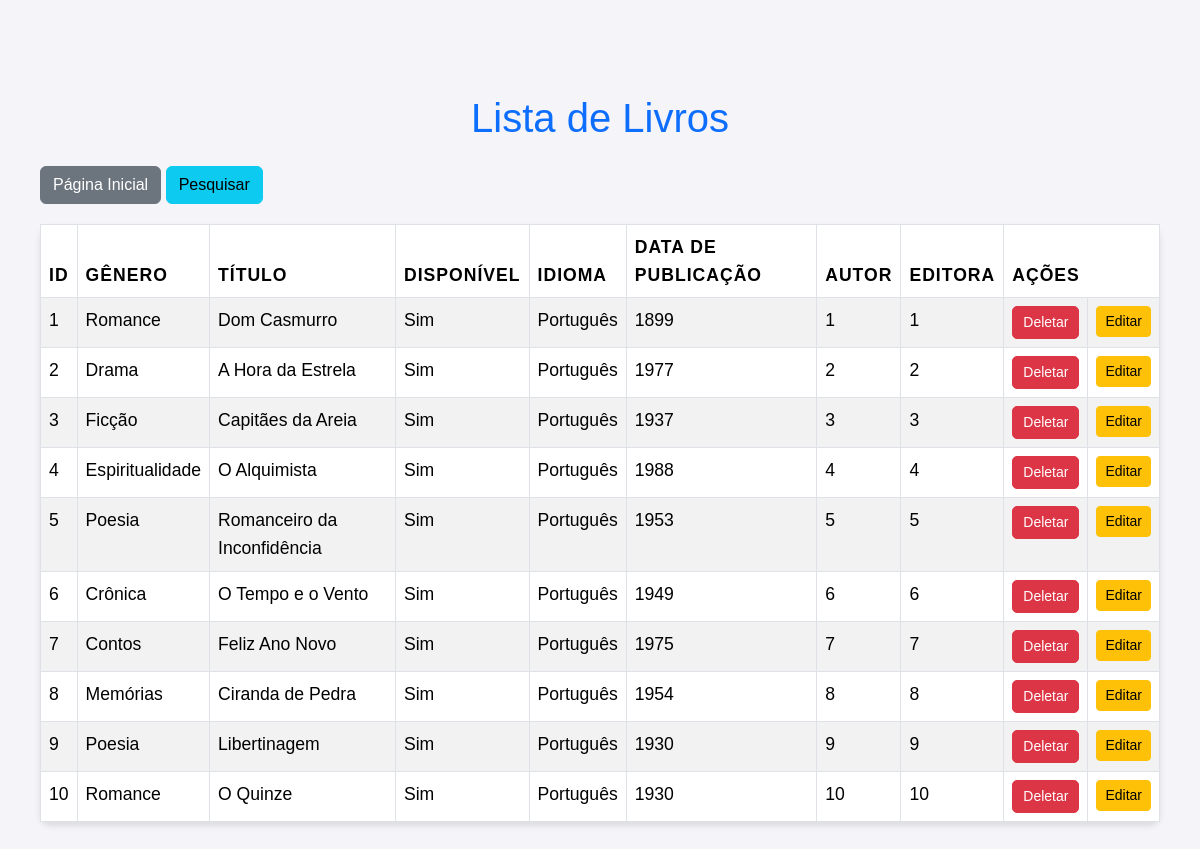
Screenshot of /livrosql.php with the database file from the repository.
### tables this page shows
CREATE TABLE IF NOT EXISTS `livro` (
  `idlivro` INT NOT NULL AUTO_INCREMENT,
  `genero` VARCHAR(100) NOT NULL,
  `titulo` VARCHAR(100) NOT NULL,
  `disponivel` TINYINT NOT NULL,
  `idioma` VARCHAR(30) NOT NULL,
  `data_de_publicacao` VARCHAR(45) NOT NULL,
  `autor_idautor` INT NOT NULL,
  `editora_ideditora` INT NOT NULL,
  PRIMARY KEY (`idlivro`),
  INDEX `fk_livro_autor1_idx` (`autor_idautor` ASC) VISIBLE,
  INDEX `fk_livro_editora1_idx` (`editora_ideditora` ASC) VISIBLE,
  CONSTRAINT `fk_livro_autor1`
    FOREIGN KEY (`autor_idautor`)
    REFERENCES `autor` (`idautor`)
    ON DELETE CASCADE
    ON UPDATE CASCADE,
  CONSTRAINT `fk_livro_editora1`
    FOREIGN KEY (`editora_ideditora`)
    REFERENCES `editora` (`ideditora`)
    ON DELETE CASCADE
    ON UPDATE CASCADE);

### public/livrosql.php (the view, shortened to what this page needs)
<!DOCTYPE html>
<html lang="en">
<head>
    <link href="https://cdn.jsdelivr.net/npm/bootstrap@5.3.3/dist/css/bootstrap.min.css" rel="stylesheet">
    <link rel="stylesheet" href="./css/estilo.css">
</head>
<body>
    <div class="container my-4">
        <h1 class="text-center text-primary mb-4">Lista de Livros</h1>
        <div class="mb-3">
            <a href="home.php" class="btn btn-secondary">Página Inicial</a>
            <a href="../controle/pesquisarlivro.php" class="btn btn-info">Pesquisar</a>
        </div>
        <table class="table table-bordered table-striped table-hover">
            <thead class="thead-dark">
                <tr>
                    <th>Id</th>
                    <th>Gênero</th>
                    <th>Título</th>
                    <th>Disponível</th>
                    <th>Idioma</th>
                    <th>Data de Publicação</th>
                    <th>Autor</th>
                    <th>Editora</th>
                    <th colspan="2">Ações</th>
                </tr>
            </thead>
            <tbody>
                <?php
                require_once "../controle/conexao.php";
                $campo = 'idlivro';
                $tabela = 'livro';
                $loc = 'livrosql.php';
                $sql = "SELECT * FROM livro";
                $resultados = mysqli_query($conexao, $sql);
                while ($linha = mysqli_fetch_array($resultados)) {
                    $id = $linha['idlivro'];
                    $genero = $linha['genero'];
                    $titulo = $linha['titulo'];
                    $disponivel = $linha['disponivel'];
                    $idioma = $linha['idioma'];
                    $data_publi = $linha['data_de_publicacao'];
                    $idautor = $linha['autor_idautor'];
                    $ideditora = $linha['editora_ideditora'];
                    $dis = ($disponivel == 1) ? 'Sim' : 'Não';
                    echo "<tr>";
                    echo "<td>{$id}</td>";
                    echo "<td>{$genero}</td>";
                    echo "<td>{$titulo}</td>";
                    echo "<td>{$dis}</td>";
                    echo "<td>{$idioma}</td>";
                    echo "<td>{$data_publi}</td>";
                    echo "<td>{$idautor}</td>";
                    echo "<td>{$ideditora}</td>";
                    echo "<td><a href='../controle/deletar.php?id={$id}&campo={$campo}&tabela={$tabela}&loc={$loc}' class='btn btn-danger btn-sm'>Deletar</a></td>";
                    echo "<td><a href='livrosfor.php?id={$linha['idlivro']}' class='btn btn-warning btn-sm'>Editar</a></td>";
                    echo "</tr>";
                }
                ?>
            </tbody>
        </table>
    </div>
</body>
</html>

### public/css/estilo.css (style rules this page uses)
* { margin: 0; padding: 0; box-sizing: border-box; }
:root { --cor-principal: #007BFF; --cor-secundaria: #4CAF50; --cor-accent: #f44336; --cor-background: #f4f4f9; --cor-texto: #333; }
body { font-family: 'Arial', sans-serif; font-size: 16px; color: var(--cor-texto); background-color: var(--cor-background); line-height: 1.6; margin: 0; padding: 20px; }
.container { margin: 0 auto; padding: 20px; max-width: 1200px; }
h1 { text-align: center; margin: 30px 0 20px 0; font-size: 2.5rem; color: var(--cor-secundaria); }
a { text-decoration: none; color: #ffffff; background-color: var(--cor-principal); padding: 10px 15px; border-radius: 5px; transition: background-color 0.3s ease, transform 0.3s ease; }
table { width: 100%; margin-top: 20px; border-collapse: collapse; background-color: #ffffff; border-radius: 10px; box-shadow: 0px 4px 6px rgba(0, 0, 0, 0.1); }
th, td { padding: 12px 20px; text-align: left; border-bottom: 2px solid #ddd; font-size: 1.1em; color: var(--cor-texto); }
th { background-color: var(--cor-principal); color: #fff; font-weight: bold; text-transform: uppercase; letter-spacing: 1px; }
tr:nth-child(odd) { background-color: #f9f9f9; }
tr:nth-child(even) { background-color: #f3f3f3; }
a[href*="deletar"] { background-color: #dc3545; color: white; padding: 5px 10px; border-radius: 5px; transition: background-color 0.3s ease; }

### rows the page displays
livro: idlivro "1", genero "Romance", titulo "Dom Casmurro", disponivel "Sim", idioma "Português", data_de_publicacao "1899", autor_idautor "1", editora_ideditora "1"
livro: idlivro "2", genero "Drama", titulo "A Hora da Estrela", disponivel "Sim", idioma "Português", data_de_publicacao "1977", autor_idautor "2", editora_ideditora "2"
livro: idlivro "3", genero "Ficção", titulo "Capitães da Areia", disponivel "Sim", idioma "Português", data_de_publicacao "1937", autor_idautor "3", editora_ideditora "3"
livro: idlivro "4", genero "Espiritualidade", titulo "O Alquimista", disponivel "Sim", idioma "Português", data_de_publicacao "1988", autor_idautor "4", editora_ideditora "4"
livro: idlivro "5", genero "Poesia", titulo "Romanceiro da Inconfidência", disponivel "Sim", idioma "Português", data_de_publicacao "1953", autor_idautor "5", editora_ideditora "5"
livro: idlivro "6", genero "Crônica", titulo "O Tempo e o Vento", disponivel "Sim", idioma "Português", data_de_publicacao "1949", autor_idautor "6", editora_ideditora "6"
livro: idlivro "7", genero "Contos", titulo "Feliz Ano Novo", disponivel "Sim", idioma "Português", data_de_publicacao "1975", autor_idautor "7", editora_ideditora "7"
livro: idlivro "8", genero "Memórias", titulo "Ciranda de Pedra", disponivel "Sim", idioma "Português", data_de_publicacao "1954", autor_idautor "8", editora_ideditora "8"
livro: idlivro "9", genero "Poesia", titulo "Libertinagem", disponivel "Sim", idioma "Português", data_de_publicacao "1930", autor_idautor "9", editora_ideditora "9"
livro: idlivro "10", genero "Romance", titulo "O Quinze", disponivel "Sim", idioma "Português", data_de_publicacao "1930", autor_idautor "10", editora_ideditora "10"
